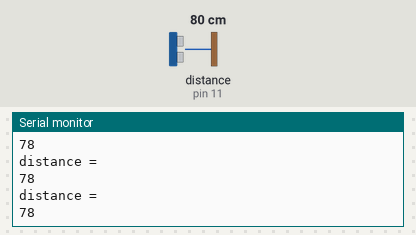
Recording of a sketch running on a simulated Arduino Uno, built with avr-gcc and run on an emulated ATmega328P. On the bench: the last lines printed to the serial monitor. Wiring (inferred from the names in the program): ultrasonic range finder: trigger pin 12; echo pin 11. Inputs (shaded band) come from the test bench; at power-on: distance to the obstacle (sensor on pin 11) 80 cm. The echo pulse lasts 58.3 µs per cm.

Above: at 1.2 s.
1.3 s: distance to the obstacle (sensor on pin 11) set to 4 cm
At 2.3 s:
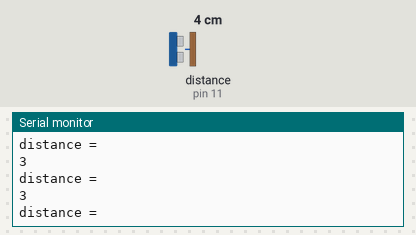
4.3 s: distance to the obstacle (sensor on pin 11) set to 2 cm
At 5.2 s:
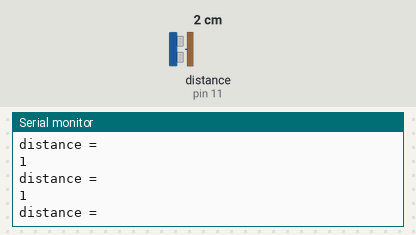
5.8 s: distance to the obstacle (sensor on pin 11) set to 60 cm
At 6.6 s:
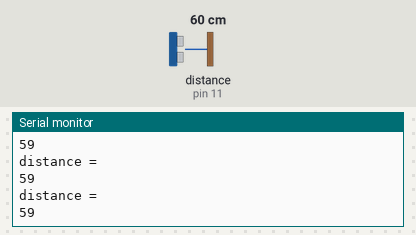
8.8 s: distance to the obstacle (sensor on pin 11) set to 2 cm
At 9.5 s:
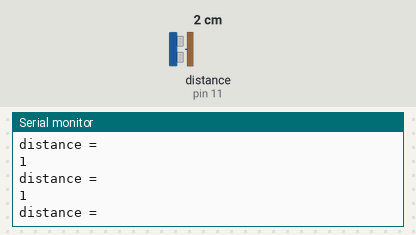
Timing chart, 0 to 11.8 s (numbered marks = the images above; inputs shaded):
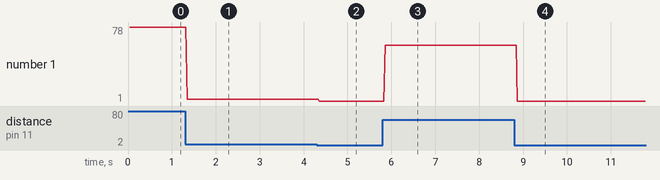

The sketch:

5.ino
```cpp
//Ultrasonic sensor
int trigpin=12,echopin=11,traveltime,distance;
void setup()
{
  Serial.begin(9600);
  pinMode(trigpin,OUTPUT);
  pinMode(echopin,INPUT);
}

void loop()
{
  digitalWrite(trigpin,LOW);
  delayMicroseconds(10);
  digitalWrite(trigpin,HIGH);
  delayMicroseconds(10);
  digitalWrite(trigpin,LOW);
  traveltime=pulseIn(echopin,HIGH);
  delay(25);
  distance=traveltime*0.034/2;
  Serial.println("distance =");
  Serial.println(distance);
}
```

Measured:
- after the input at 1.3 s, the serial monitor: prints a new line after 0.05 s (image 1)
- after the input at 4.3 s, the serial monitor: prints a new line after 0.06 s (image 2)
- after the input at 5.8 s, the serial monitor: prints a new line after 0.06 s (image 3)
- plotted number 1: 78 → 3 after the input at 1.3 s, 3 → 1 after the input at 4.3 s, 1 → 59 after the input at 5.8 s
